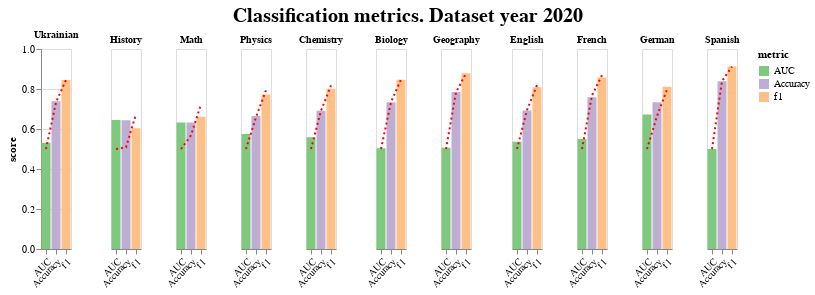

This figure's notebook cell:
### Code cell
alt.hconcat(*plots).resolve_scale(
    y='shared'
).properties(
        title=alt.TitleParams(
            text=f'Classification metrics. Dataset year {year}',
            fontSize=20,
            anchor='middle'
        ))

### Figure 1 — Vega-Lite specification as saved in the notebook (floating-point values rounded to 4 significant figures)
{"config": {"view": {"continuousWidth": 400, "continuousHeight": 300}}, "hconcat": [{"layer": [{"data": {"name": "data-1b618e55ab20c8374ba2f8719e80fa77"}, "mark": "bar", "encoding": {"color": {"field": "metric", "scale": {"scheme": "accent"}, "type": "nominal"}, "x": {"axis": {"labelAngle": -45}, "field": "metric", "title": null, "type": "nominal"}, "y": {"field": "score", "title": "score", "type": "quantitative"}}, "height": 200, "title": {"text": "Ukrainian", "anchor": "middle", "fontSize": 10}, "width": 30}, {"data": {"name": "data-1b618e55ab20c8374ba2f8719e80fa77"}, "mark": {"type": "line", "stroke": "red", "strokeDash": [2, 3]}, "encoding": {"size": {"value": 2}, "x": {"axis": {"labelAngle": -45}, "field": "metric", "title": null, "type": "nominal"}, "y": {"field": "baseline_score", "title": "score", "type": "quantitative"}}}]}, {"layer": [{"data": {"name": "data-0523dd1de47bb8b3097b89e97dad3530"}, "mark": "bar", "encoding": {"color": {"field": "metric", "scale": {}, "type": "nominal"}, "x": {"axis": {"labelAngle": -45}, "field": "metric", "title": null, "type": "nominal"}, "y": {"axis": null, "field": "score", "title": "score", "type": "quantitative"}}, "height": 200, "title": {"text": "History", "anchor": "middle", "fontSize": 10}, "width": 30}, {"data": {"name": "data-0523dd1de47bb8b3097b89e97dad3530"}, "mark": {"type": "line", "stroke": "red", "strokeDash": [2, 3]}, "encoding": {"size": {"value": 2}, "x": {"axis": {"labelAngle": -45}, "field": "metric", "title": null, "type": "nominal"}, "y": {"axis": null, "field": "baseline_score", "title": "score", "type": "quantitative"}}}]}, {"layer": [{"data": {"name": "data-e85681359e04c82c786dc87e9541f0bd"}, "mark": "bar", "encoding": {"color": {"field": "metric", "scale": {}, "type": "nominal"}, "x": {"axis": {"labelAngle": -45}, "field": "metric", "title": null, "type": "nominal"}, "y": {"axis": null, "field": "score", "title": "score", "type": "quantitative"}}, "height": 200, "title": {"text": "Math", "anchor": "middle", "fontSize": 10}, "width": 30}, {"data": {"name": "data-e85681359e04c82c786dc87e9541f0bd"}, "mark": {"type": "line", "stroke": "red", "strokeDash": [2, 3]}, "encoding": {"size": {"value": 2}, "x": {"axis": {"labelAngle": -45}, "field": "metric", "title": null, "type": "nominal"}, "y": {"axis": null, "field": "baseline_score", "title": "score", "type": "quantitative"}}}]}, {"layer": [{"data": {"name": "data-6a9d5f733cc1adced8e7c01657e8e164"}, "mark": "bar", "encoding": {"color": {"field": "metric", "scale": {}, "type": "nominal"}, "x": {"axis": {"labelAngle": -45}, "field": "metric", "title": null, "type": "nominal"}, "y": {"axis": null, "field": "score", "title": "score", "type": "quantitative"}}, "height": 200, "title": {"text": "Physics", "anchor": "middle", "fontSize": 10}, "width": 30}, {"data": {"name": "data-6a9d5f733cc1adced8e7c01657e8e164"}, "mark": {"type": "line", "stroke": "red", "strokeDash": [2, 3]}, "encoding": {"size": {"value": 2}, "x": {"axis": {"labelAngle": -45}, "field": "metric", "title": null, "type": "nominal"}, "y": {"axis": null, "field": "baseline_score", "title": "score", "type": "quantitative"}}}]}, {"layer": [{"data": {"name": "data-744a4b9e5ba4a13b57fb8f103fa57deb"}, "mark": "bar", "encoding": {"color": {"field": "metric", "scale": {}, "type": "nominal"}, "x": {"axis": {"labelAngle": -45}, "field": "metric", "title": null, "type": "nominal"}, "y": {"axis": null, "field": "score", "title": "score", "type": "quantitative"}}, "height": 200, "title": {"text": "Chemistry", "anchor": "middle", "fontSize": 10}, "width": 30}, {"data": {"name": "data-744a4b9e5ba4a13b57fb8f103fa57deb"}, "mark": {"type": "line", "stroke": "red", "strokeDash": [2, 3]}, "encoding": {"size": {"value": 2}, "x": {"axis": {"labelAngle": -45}, "field": "metric", "title": null, "type": "nominal"}, "y": {"axis": null, "field": "baseline_score", "title": "score", "type": "quantitative"}}}]}, {"layer": [{"data": {"name": "data-3e467325ae25a8e425262d596648e42d"}, "mark": "bar", "encoding": {"color": {"field": "metric", "scale": {}, "type": "nominal"}, "x": {"axis": {"labelAngle": -45}, "field": "metric", "title": null, "type": "nominal"}, "y": {"axis": null, "field": "score", "title": "score", "type": "quantitative"}}, "height": 200, "title": {"text": "Biology", "anchor": "middle", "fontSize": 10}, "width": 30}, {"data": {"name": "data-3e467325ae25a8e425262d596648e42d"}, "mark": {"type": "line", "stroke": "red", "strokeDash": [2, 3]}, "encoding": {"size": {"value": 2}, "x": {"axis": {"labelAngle": -45}, "field": "metric", "title": null, "type": "nominal"}, "y": {"axis": null, "field": "baseline_score", "title": "score", "type": "quantitative"}}}]}, {"layer": [{"data": {"name": "data-bc89c6513a8af2227dac69fab6b1d1a3"}, "mark": "bar", "encoding": {"color": {"field": "metric", "scale": {}, "type": "nominal"}, "x": {"axis": {"labelAngle": -45}, "field": "metric", "title": null, "type": "nominal"}, "y": {"axis": null, "field": "score", "title": "score", "type": "quantitative"}}, "height": 200, "title": {"text": "Geography", "anchor": "middle", "fontSize": 10}, "width": 30}, {"data": {"name": "data-bc89c6513a8af2227dac69fab6b1d1a3"}, "mark": {"type": "line", "stroke": "red", "strokeDash": [2, 3]}, "encoding": {"size": {"value": 2}, "x": {"axis": {"labelAngle": -45}, "field": "metric", "title": null, "type": "nominal"}, "y": {"axis": null, "field": "baseline_score", "title": "score", "type": "quantitative"}}}]}, {"layer": [{"data": {"name": "data-86256c1683cdcce9c4d5b9fad44cf95b"}, "mark": "bar", "encoding": {"color": {"field": "metric", "scale": {}, "type": "nominal"}, "x": {"axis": {"labelAngle": -45}, "field": "metric", "title": null, "type": "nominal"}, "y": {"axis": null, "field": "score", "title": "score", "type": "quantitative"}}, "height": 200, "title": {"text": "English", "anchor": "middle", "fontSize": 10}, "width": 30}, {"data": {"name": "data-86256c1683cdcce9c4d5b9fad44cf95b"}, "mark": {"type": "line", "stroke": "red", "strokeDash": [2, 3]}, "encoding": {"size": {"value": 2}, "x": {"axis": {"labelAngle": -45}, "field": "metric", "title": null, "type": "nominal"}, "y": {"axis": null, "field": "baseline_score", "title": "score", "type": "quantitative"}}}]}, {"layer": [{"data": {"name": "data-a24714a6189557e7eacc36364f33b968"}, "mark": "bar", "encoding": {"color": {"field": "metric", "scale": {}, "type": "nominal"}, "x": {"axis": {"labelAngle": -45}, "field": "metric", "title": null, "type": "nominal"}, "y": {"axis": null, "field": "score", "title": "score", "type": "quantitative"}}, "height": 200, "title": {"text": "French", "anchor": "middle", "fontSize": 10}, "width": 30}, {"data": {"name": "data-a24714a6189557e7eacc36364f33b968"}, "mark": {"type": "line", "stroke": "red", "strokeDash": [2, 3]}, "encoding": {"size": {"value": 2}, "x": {"axis": {"labelAngle": -45}, "field": "metric", "title": null, "type": "nominal"}, "y": {"axis": null, "field": "baseline_score", "title": "score", "type": "quantitative"}}}]}, {"layer": [{"data": {"name": "data-60340e4c94720e203a66eb17031a9fe2"}, "mark": "bar", "encoding": {"color": {"field": "metric", "scale": {}, "type": "nominal"}, "x": {"axis": {"labelAngle": -45}, "field": "metric", "title": null, "type": "nominal"}, "y": {"axis": null, "field": "score", "title": "score", "type": "quantitative"}}, "height": 200, "title": {"text": "German", "anchor": "middle", "fontSize": 10}, "width": 30}, {"data": {"name": "data-60340e4c94720e203a66eb17031a9fe2"}, "mark": {"type": "line", "stroke": "red", "strokeDash": [2, 3]}, "encoding": {"size": {"value": 2}, "x": {"axis": {"labelAngle": -45}, "field": "metric", "title": null, "type": "nominal"}, "y": {"axis": null, "field": "baseline_score", "title": "score", "type": "quantitative"}}}]}, {"layer": [{"data": {"name": "data-abb4093a8907a7c2fffe807ebfaae105"}, "mark": "bar", "encoding": {"color": {"field": "metric", "scale": {}, "type": "nominal"}, "x": {"axis": {"labelAngle": -45}, "field": "metric", "title": null, "type": "nominal"}, "y": {"axis": null, "field": "score", "title": "score", "type": "quantitative"}}, "height": 200, "title": {"text": "Spanish", "anchor": "middle", "fontSize": 10}, "width": 30}, {"data": {"name": "data-abb4093a8907a7c2fffe807ebfaae105"}, "mark": {"type": "line", "stroke": "red", "strokeDash": [2, 3]}, "encoding": {"size": {"value": 2}, "x": {"axis": {"labelAngle": -45}, "field": "metric", "title": null, "type": "nominal"}, "y": {"axis": null, "field": "baseline_score", "title": "score", "type": "quantitative"}}}]}], "resolve": {"scale": {"y": "shared"}}, "title": {"text": "Classification metrics. Dataset year 2020", "anchor": "middle", "fontSize": 20}, "$schema": "https://vega.github.io/schema/vega-lite/v4.17.0.json", "datasets": {"data-1b618e55ab20c8374ba2f8719e80fa77": [{"subject": "Ukrainian", "year": 2020, "metric": "f1", "score": 0.8454, "baseline_score": 0.8461}, {"subject": "Ukrainian", "year": 2020, "metric": "AUC", "score": 0.5316, "baseline_score": 0.5}, {"subject": "Ukrainian", "year": 2020, "metric": "Accuracy", "score": 0.7385, "baseline_score": 0.7333}], "data-0523dd1de47bb8b3097b89e97dad3530": [{"subject": "History", "year": 2020, "metric": "f1", "score": 0.6035, "baseline_score": 0.6744}, {"subject": "History", "year": 2020, "metric": "AUC", "score": 0.6456, "baseline_score": 0.5}, {"subject": "History", "year": 2020, "metric": "Accuracy", "score": 0.6436, "baseline_score": 0.5087}], "data-e85681359e04c82c786dc87e9541f0bd": [{"subject": "Math", "year": 2020, "metric": "f1", "score": 0.6612, "baseline_score": 0.7246}, {"subject": "Math", "year": 2020, "metric": "AUC", "score": 0.6331, "baseline_score": 0.5}, {"subject": "Math", "year": 2020, "metric": "Accuracy", "score": 0.6329, "baseline_score": 0.5681}], "data-6a9d5f733cc1adced8e7c01657e8e164": [{"subject": "Physics", "year": 2020, "metric": "f1", "score": 0.7719, "baseline_score": 0.7947}, {"subject": "Physics", "year": 2020, "metric": "AUC", "score": 0.5744, "baseline_score": 0.5}, {"subject": "Physics", "year": 2020, "metric": "Accuracy", "score": 0.6654, "baseline_score": 0.6593}], "data-744a4b9e5ba4a13b57fb8f103fa57deb": [{"subject": "Chemistry", "year": 2020, "metric": "f1", "score": 0.8017, "baseline_score": 0.8176}, {"subject": "Chemistry", "year": 2020, "metric": "AUC", "score": 0.5589, "baseline_score": 0.5}, {"subject": "Chemistry", "year": 2020, "metric": "Accuracy", "score": 0.6911, "baseline_score": 0.6914}], "data-3e467325ae25a8e425262d596648e42d": [{"subject": "Biology", "year": 2020, "metric": "f1", "score": 0.8458, "baseline_score": 0.847}, {"subject": "Biology", "year": 2020, "metric": "AUC", "score": 0.5033, "baseline_score": 0.5}, {"subject": "Biology", "year": 2020, "metric": "Accuracy", "score": 0.7337, "baseline_score": 0.7347}], "data-bc89c6513a8af2227dac69fab6b1d1a3": [{"subject": "Geography", "year": 2020, "metric": "f1", "score": 0.8788, "baseline_score": 0.8785}, {"subject": "Geography", "year": 2020, "metric": "AUC", "score": 0.5063, "baseline_score": 0.5}, {"subject": "Geography", "year": 2020, "metric": "Accuracy", "score": 0.7846, "baseline_score": 0.7833}], "data-86256c1683cdcce9c4d5b9fad44cf95b": [{"subject": "English", "year": 2020, "metric": "f1", "score": 0.8088, "baseline_score": 0.8195}, {"subject": "English", "year": 2020, "metric": "AUC", "score": 0.5368, "baseline_score": 0.5}, {"subject": "English", "year": 2020, "metric": "Accuracy", "score": 0.6924, "baseline_score": 0.6942}], "data-a24714a6189557e7eacc36364f33b968": [{"subject": "French", "year": 2020, "metric": "f1", "score": 0.857, "baseline_score": 0.869}, {"subject": "French", "year": 2020, "metric": "AUC", "score": 0.5502, "baseline_score": 0.5}, {"subject": "French", "year": 2020, "metric": "Accuracy", "score": 0.7593, "baseline_score": 0.7684}], "data-60340e4c94720e203a66eb17031a9fe2": [{"subject": "German", "year": 2020, "metric": "f1", "score": 0.8108, "baseline_score": 0.798}, {"subject": "German", "year": 2020, "metric": "AUC", "score": 0.6724, "baseline_score": 0.5}, {"subject": "German", "year": 2020, "metric": "Accuracy", "score": 0.734, "baseline_score": 0.6639}], "data-abb4093a8907a7c2fffe807ebfaae105": [{"subject": "Spanish", "year": 2020, "metric": "f1", "score": 0.9119, "baseline_score": 0.9119}, {"subject": "Spanish", "year": 2020, "metric": "AUC", "score": 0.5, "baseline_score": 0.5}, {"subject": "Spanish", "year": 2020, "metric": "Accuracy", "score": 0.8393, "baseline_score": 0.8393}]}}
